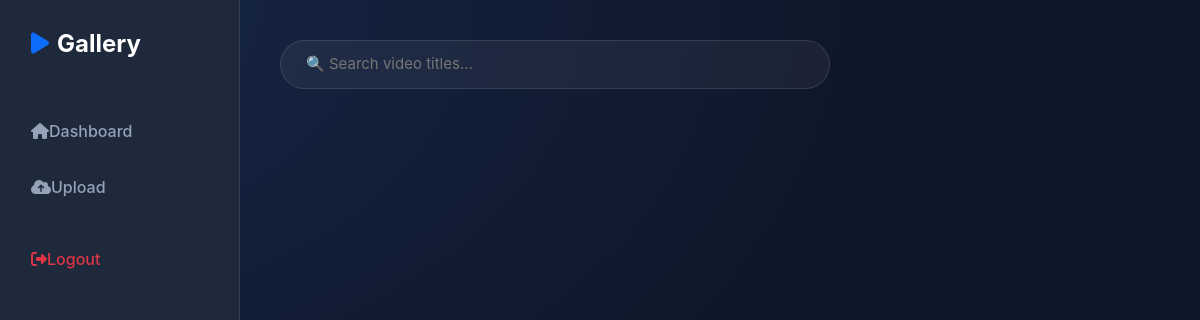
The app's page /admin/Video_View.php (signed in), older data.
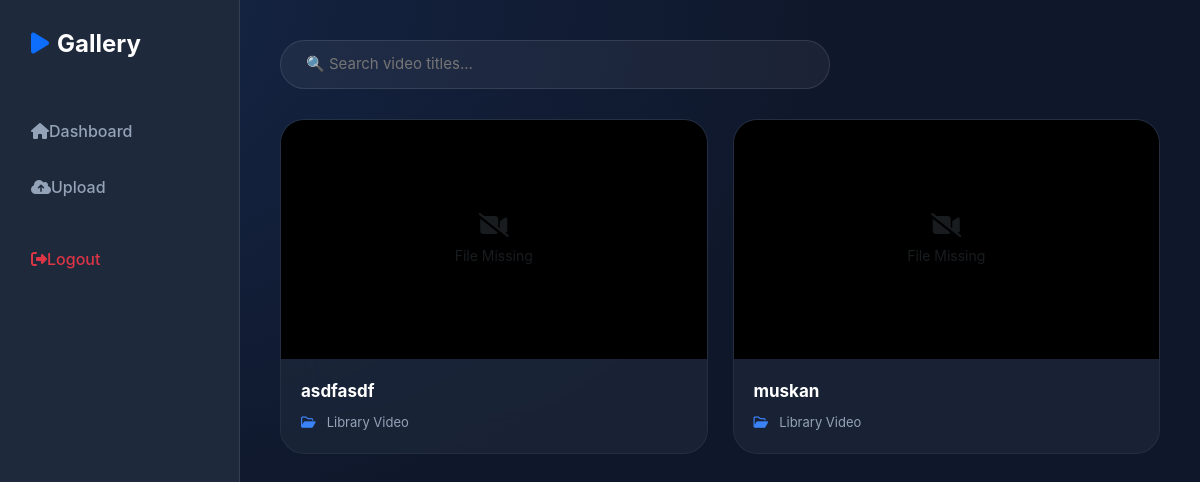
The same page, newer data.
### tables this page shows
CREATE TABLE `videos` (
  `id` int(11) NOT NULL,
  `title` varchar(200) DEFAULT NULL,
  `artist` varchar(255) DEFAULT NULL,
  `album` varchar(255) DEFAULT NULL,
  `year` varchar(10) DEFAULT NULL,
  `file` varchar(255) DEFAULT NULL,
  `album_id` int(11) DEFAULT NULL,
  `genre` varchar(50) DEFAULT NULL,
  `duration` varchar(20) DEFAULT NULL,
  `description` text DEFAULT NULL,
  `created_at` timestamp NOT NULL DEFAULT current_timestamp(),
  `thumbnail` varchar(255) NOT NULL DEFAULT 'default_video.png',
  `full_thumbnail_path` varchar(255) DEFAULT NULL,
  `file_path` varchar(255) NOT NULL
);

### admin/Video_View.php (the view, shortened to what this page needs)
<?php
include "../config/db.php";
?>
<!DOCTYPE html>
<html lang="en">
<head>
    <link href="https://cdn.jsdelivr.net/npm/bootstrap@5.3.0/dist/css/bootstrap.min.css" rel="stylesheet">
    <link href="https://cdnjs.cloudflare.com/ajax/libs/font-awesome/6.4.0/css/all.min.css" rel="stylesheet">
    <link href="https://cdn.jsdelivr.net/npm/sweetalert2@11/dist/sweetalert2.min.css" rel="stylesheet">
</head>
<body>
    <aside class="sidebar">
        <div class="mb-5 px-3">
            <h4 class="fw-bold text-white"><i class="fa-solid fa-play text-primary me-2"></i><span>Gallery</span></h4>
        </div>
        <a href="dashboard.php"><i class="fa-solid fa-house"></i> <span>Dashboard</span></a>
        <a href="add_video.php"><i class="fa-solid fa-cloud-arrow-up"></i> <span>Upload</span></a>
        <a href="logout.php" class="text-danger mt-4"><i class="fa-solid fa-right-from-bracket"></i> <span>Logout</span></a>
    </aside>
    <main class="main-content">
        <input type="text" id="search" class="search-box" placeholder="🔍 Search video titles...">
        <div class="grid" id="videoGrid">
            <?php
            $res = mysqli_query($conn, "SELECT * FROM videos ORDER BY id DESC");
            if (mysqli_num_rows($res) > 0):
                while ($row = mysqli_fetch_assoc($res)):
                    $title = htmlspecialchars($row['title']);
                    $file  = $row['file'];
                    $fullPath = "uploads/videos/" . $file;
            ?>
                    <div class="card" data-title="<?php echo strtolower($title); ?>">
                        <div class="thumbnail">
                            <?php if (!empty($file) && file_exists($fullPath)): ?>
                                <video src="<?= $fullPath ?>" preload="metadata" playsinline></video>
                            <?php else: ?>
                                <div class="h-100 d-flex flex-column align-items-center justify-content-center text-muted">
                                    <i class="fa fa-video-slash mb-2 fs-4"></i>
                                    <small>File Missing</small>
                                </div>
                            <?php endif; ?>
                        </div>
                        <div class="info">
                            <span class="title text-truncate" title="<?= $title ?>"><?php echo $title; ?></span>
                            <span class="meta"><i class="fa-regular fa-folder-open me-1"></i> Library Video</span>
                        </div>
                    </div>
            <?php
                endwhile;
            endif; ?>
        </div>
    </main>
</body>
</html>

Row changes from the older to the newer data that the page shows:
added videos: shows "File Missing", title "asdfasdf"
added videos: shows "File Missing", title "muskan"
